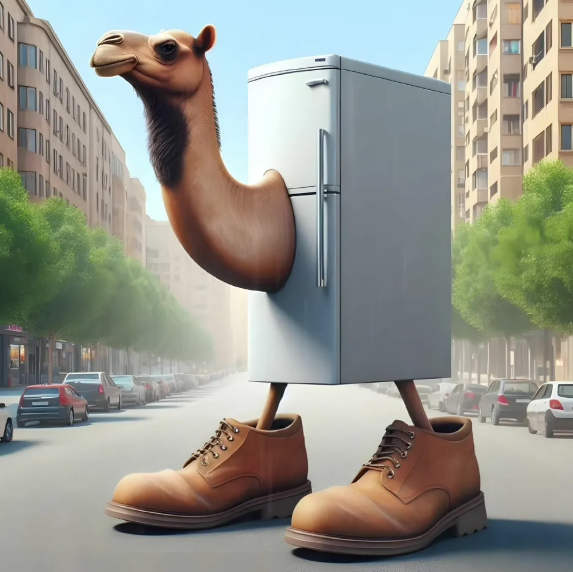
#> input picture LabsOIIS/ThirdLab/third_lab/images/Frigo_Camelo.png, 573 x 572 px; its folder holds only this picture in this run
$ python align_brughtness.py   (older library calls are emulated)
#> lines starting #> are read from the running program, lines starting #| are printed output that depends on the picture
from pathlib import Path
import cv2
import numpy as np
from skimage.exposure import match_histograms
import inspect
import sys


def load_image(path: Path):
    img = cv2.imdecode(np.fromfile(str(path), dtype=np.uint8), cv2.IMREAD_UNCHANGED)
    if img is None:
        raise RuntimeError(f"Can't read image: {path}")
    if img.ndim == 3 and img.shape[2] == 4:
        img = cv2.cvtColor(img, cv2.COLOR_BGRA2BGR)
    return img


def save_image(path: Path, img: np.ndarray):
    ext = path.suffix
    success, encoded = cv2.imencode(ext, img)
    if not success:
        raise RuntimeError(f"Failed to encode image for saving: {path}")
    encoded.tofile(str(path))


def is_color(img):
    return img is not None and img.ndim == 3 and img.shape[2] == 3


def compute_l_channel(img: np.ndarray) -> np.ndarray:
    if not is_color(img):
        return img.astype(np.float32)
    lab = cv2.cvtColor(img, cv2.COLOR_BGR2LAB)
    return lab[..., 0].astype(np.float32)


# [26 lines left out: function safe_match_histograms, not called in this run]


def match_mean_std_lab(target: np.ndarray, ref_mean: float, ref_std: float) -> np.ndarray:
    if is_color(target):
        lab = cv2.cvtColor(target, cv2.COLOR_BGR2LAB).astype(np.float32)
        L = lab[..., 0]

        mean_t = float(L.mean())
        std_t = float(L.std())

        scale = 1.0 if std_t <= 1e-6 else (ref_std / std_t)
        L_adj = (L - mean_t) * scale + ref_mean
        lab[..., 0] = np.clip(L_adj, 0, 255)

        return cv2.cvtColor(lab.astype(np.uint8), cv2.COLOR_LAB2BGR)
    else:
        L = target.astype(np.float32)

        mean_t = float(L.mean())
        std_t = float(L.std())

        scale = 1.0 if std_t <= 1e-6 else (ref_std / std_t)
        L_adj = (L - mean_t) * scale + ref_mean

        return np.clip(L_adj, 0, 255).astype(np.uint8)


# [16 lines left out: function match_hist_luminance, not called in this run]


def main():
    in_dir = Path('images')
    out_dir = Path('results')

    if not in_dir.exists() or not in_dir.is_dir():
        print("Папка 'images' не найдена в текущей директории. Создайте папку и поместите туда изображения.")
        sys.exit(1)

    out_dir.mkdir(parents=True, exist_ok=True)

    allowed = {'.jpg', '.jpeg', '.png', '.tif', '.tiff', '.bmp'}
    image_paths = sorted([p for p in in_dir.iterdir() if p.is_file() and p.suffix.lower() in allowed])

    if not image_paths:
        print("В папке 'images' не найдено изображений.")
        sys.exit(1)

    print(f"Найдено {len(image_paths)} файлов. Введите метод:")
    print(" 1 — mean_std (подгонка L-канала по медианным mean/std)")
    print(" 2 — hist (подгонка гистограммы L-канала к медианному изображению)")

    choice = input("Выбор (1 или 2): ").strip()
#> the answer given: 1

    if choice not in ('1', '2'):
        print("Неверный выбор. Выход.")
        sys.exit(1)

    if choice == '1':
        means = []
        stds = []

        for p in image_paths:
            img = load_image(p)
#> in load_image, img is the input picture: shape (572, 573, 4); mean B, G, R, A 139.5, 149.1, 148.2, 255
            L = compute_l_channel(img)
#> in compute_l_channel, `lab = cv2.cvtColor(img, cv2.COLOR_BGR2LAB)`: lab: shape (572, 573, 3); mean of channels 0, 1, 2 155.1, 126.8, 133.3
#> in compute_l_channel, `return lab[..., 0].astype(np.float32)`:
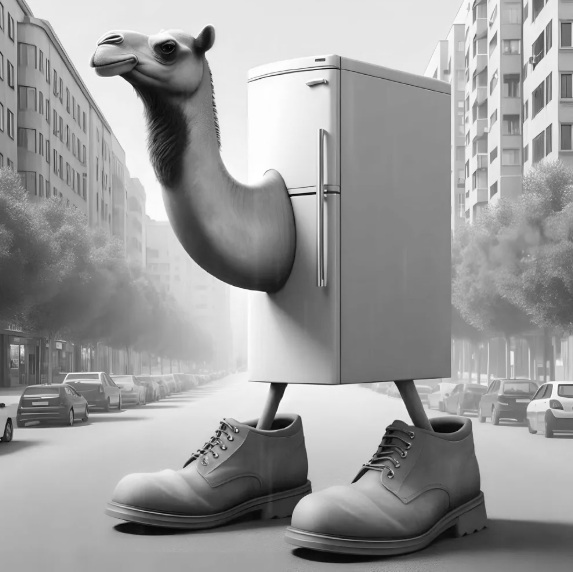
#> returned value: shape (572, 573) float32; min 2, max 255, mean 155.1
            means.append(float(L.mean()))
            stds.append(float(L.std()))

        ref_mean = float(np.median(means))
#> ref_mean = 155.1
        ref_std = float(np.median(stds))
#> ref_std = 57.53
        print(f"Опорные значения: mean={ref_mean:.2f}, std={ref_std:.2f}")
#| Опорные значения: mean=155.09, std=57.53

        for p in image_paths:
            try:
                img = load_image(p)
                out = match_mean_std_lab(img, ref_mean, ref_std)
#> in match_mean_std_lab, `lab = cv2.cvtColor(target, cv2.COLOR_BGR2LAB).astype(np.float32)`:
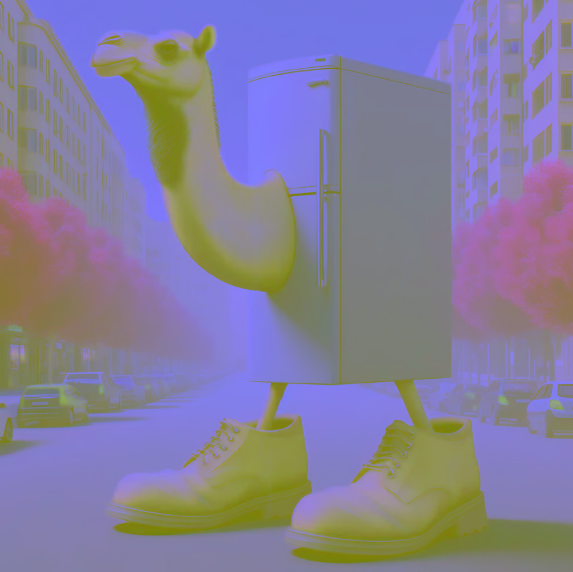
#> lab: shape (572, 573, 3) float32; mean B, G, R 155.1, 126.9, 133.3
#> in match_mean_std_lab, `mean_t = float(L.mean())`: mean_t = 155.1
#> in match_mean_std_lab, `std_t = float(L.std())`: std_t = 57.53
#> in match_mean_std_lab, `scale = 1.0 if std_t <= 1e-6 else (ref_std / std_t)`: scale = 1
                out_path = out_dir / p.name
                save_image(out_path, out)
                print(f"Сохранено: {out_path}")
            except Exception as e:
                print(f"Ошибка для {p.name}: {e}")

    else:
        areas = [p.stat().st_size for p in image_paths]
        median_idx = int(np.argsort(areas)[len(areas) // 2])
        ref_path = image_paths[median_idx]
        reference = load_image(ref_path)
        print(f"Используется в качестве опоры: {ref_path.name}")

        for p in image_paths:
            try:
                img = load_image(p)
                out = match_hist_luminance(img, reference)
                out_path = out_dir / p.name
                save_image(out_path, out)
                print(f"Сохранено: {out_path}")
            except Exception as e:
                print(f"Ошибка для {p.name}: {e}")

    print("Готово. Результаты в папке 'results'.")


if __name__ == '__main__':
    main()

$ run again, on LabsOIIS/ThirdLab/third_lab/images/lirili.png
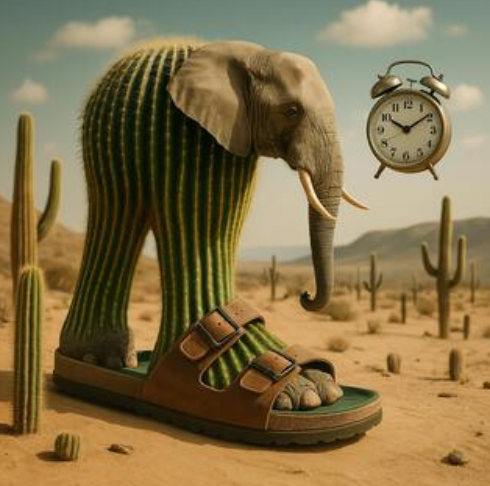
#> input picture LabsOIIS/ThirdLab/third_lab/images/lirili.png, 490 x 486 px
#> in load_image, img is the input picture: shape (486, 490, 3); mean B, G, R 74.3, 113.2, 131.6
#> in compute_l_channel, `return lab[..., 0].astype(np.float32)`:
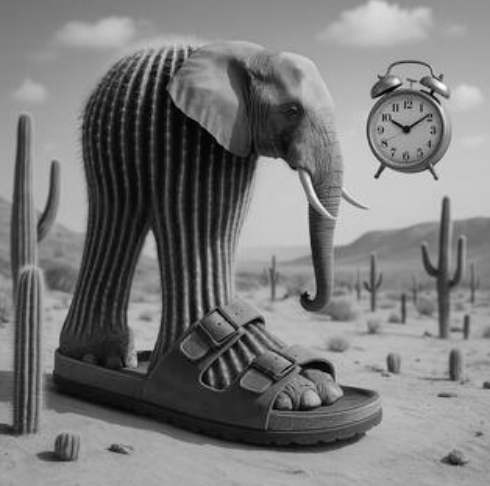
#> returned value: shape (486, 490) float32; min 1, max 252, mean 121.8
#> ref_mean = 121.8
#> ref_std = 56.85
#| Опорные значения: mean=121.85, std=56.85
#> in match_mean_std_lab, `lab = cv2.cvtColor(target, cv2.COLOR_BGR2LAB).astype(np.float32)`:
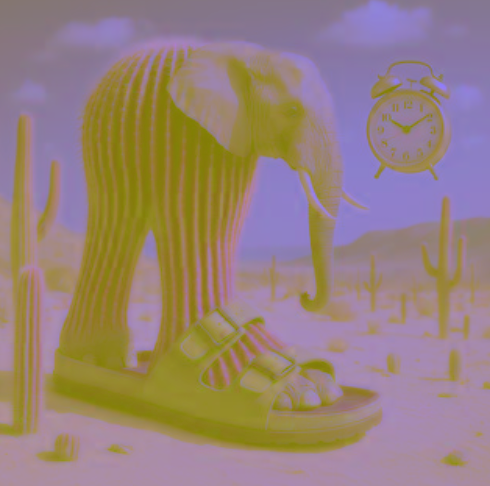
#> lab: shape (486, 490, 3) float32; mean B, G, R 121.9, 130.1, 151.8
#> mean_t = 121.8
#> std_t = 56.85
#> scale = 1
